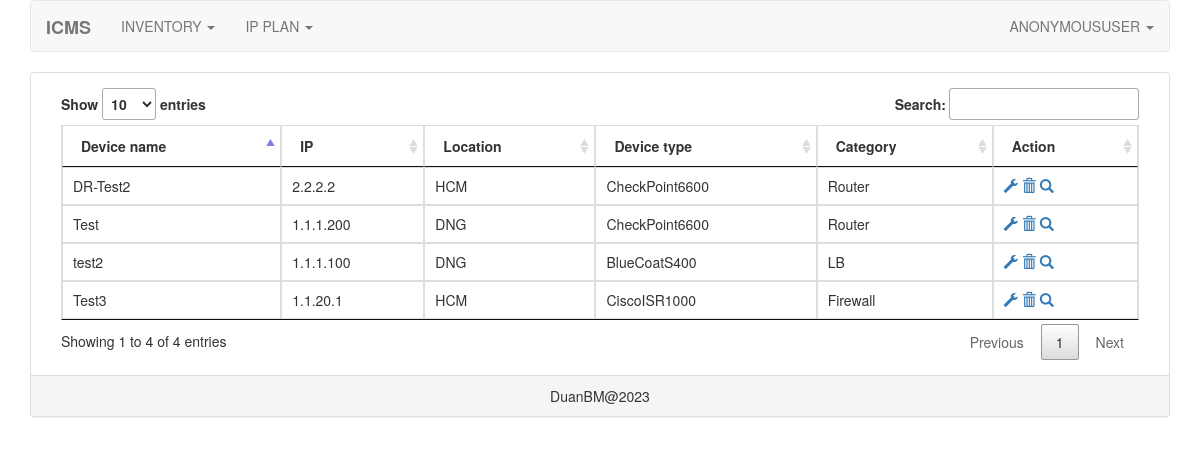
Before: /inventory/list-device with the older database file.
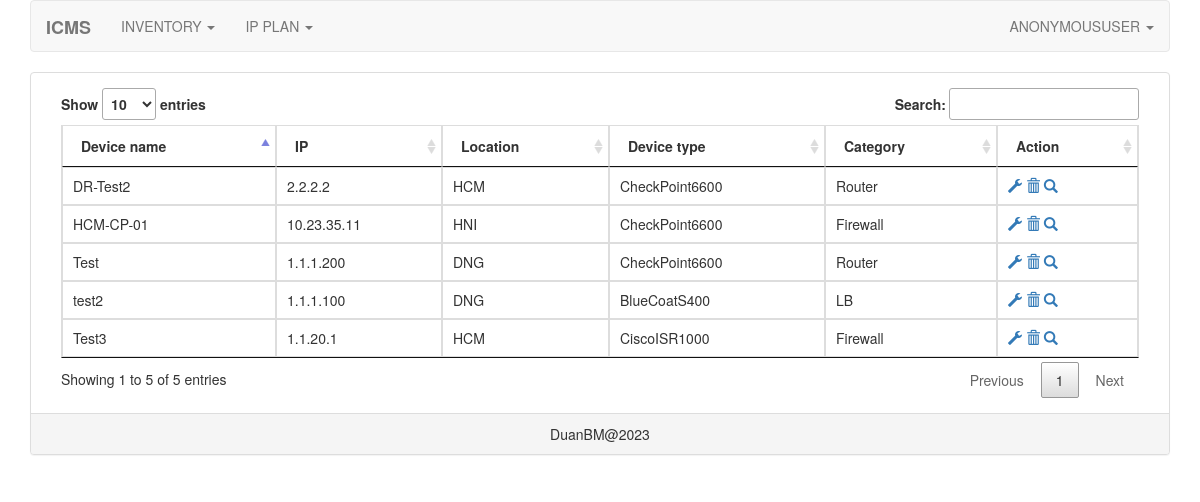
After: the same page with the newer database file.
### inventory/models.py (models this page shows, shortened)
class DeviceBaseInfo(models.Model):
    device_name = models.CharField(max_length=1000)
    device_ip = models.GenericIPAddressField(unique=True)
    device_location = models.ForeignKey('DeviceLocation', on_delete=models.CASCADE)
    device_type = models.ForeignKey('DeviceType', on_delete=models.CASCADE)
    device_category = models.ForeignKey('DeviceCategory', on_delete=models.CASCADE)
    device_vendor = models.ForeignKey('DeviceVendor', on_delete=models.CASCADE)
    device_description = models.CharField(max_length=1000)
    device_creation_time = models.DateTimeField(auto_now=True)
    user_created = models.CharField(max_length=100)

class DeviceLocation(models.Model):
    device_location = models.CharField(max_length=1000, unique=True)
    description = models.CharField(max_length=1000)
    creation_time = models.DateTimeField(auto_now=True)
    user_created = models.CharField(max_length=100)
    def __str__(self):
        return self.device_location

class DeviceType(models.Model):
    device_type = models.CharField(max_length=1000, unique=True)
    description = models.CharField(max_length=1000)
    creation_time = models.DateTimeField(auto_now=True)
    user_created = models.CharField(max_length=100)
    def __str__(self):
        return self.device_type

class DeviceCategory(models.Model):
    device_category = models.CharField(max_length=1000, unique=True)
    description = models.CharField(max_length=1000)
    creation_time = models.DateTimeField(auto_now=True)
    user_created = models.CharField(max_length=100)
    def __str__(self):
        return self.device_category

### inventory/views.py (the view, shortened to what this page needs)
# urls.py: path('list-device', DeviceBaseInfoListView.as_view()),
class DeviceBaseInfoListView(ListView):
    model = DeviceBaseInfo
    context_object_name = 'devices'
    template_name = "list_device.html"

### inventory/templates/list_device.html (shortened to what this page needs)
{% extends 'base.html' %}
{% block content %}
<div class="col-xs-12 col-sm-12 col-md-12 col-lg-12">
    <div class="table-responsive">
        <table class="table table-hover table-bordered" id="list-device-table">
            <thead>
                    <th>Device name</th>
                    <th>IP</th>
                    <th>Location</th>
                    <th>Device type</th>
                    <th>Category</th>
                    <th>Action</th>
            </thead>
            <tbody>
                {% for obj in devices %}
                <tr>
                    <td>{{ obj.device_name }}</td>
                    <td>{{ obj.device_ip }}</td>
                    <td>{{ obj.device_location }}</td>
                    <td>{{ obj.device_type }}</td>
                    <td>{{ obj.device_category }}</td>
                    <td>
                        <a href="/inventory/update-device/{{ obj.id }}"><span class="glyphicon glyphicon-wrench" aria-hidden="true"></span></a>
                        <a data-toggle="modal" href='#delete-device-modal' id="{{ obj.id }}"><span class="glyphicon glyphicon-trash" aria-hidden="true"></span></a>
                        <a href="/inventory/detail-device/{{ obj.id }}"><span class="glyphicon glyphicon-search" aria-hidden="true"></span></a>
                    </td>
                </tr>
                {% endfor %}
            </tbody>
        </table>
    </div>
</div>
{% endblock content %}
{% block css %}
<link rel="stylesheet" href="/static/core/css/jquery-datatable.css">
{% endblock css %}

### core/templates/base.html (shortened to what this page needs)
<!DOCTYPE html>
<html lang="vi">
  <head>
    <link rel="stylesheet" href="/static/core/css/bootstrap.min.css">
    <link rel="stylesheet" href="/static/core/css/core.css">
    {% block css %}{% endblock css %}
  </head>
  <body>
    <div class="container">
      <div class="main-nav">
        <nav class="navbar navbar-default" role="navigation">
          <div class="navbar-header">
            <a class="navbar-brand" href="/"><strong>ICMS</strong></a>
          </div>
          <div class="collapse navbar-collapse navbar-ex1-collapse">
            <ul class="nav navbar-nav">
              <li class="dropdown">
                <a href="#" class="dropdown-toggle" data-toggle="dropdown"
                  role="button" aria-haspopup="true" aria-expanded="false">INVENTORY
                  <span class="caret"></span></a>
              </li>
              <li class="dropdown">
                <a href="#" class="dropdown-toggle" data-toggle="dropdown"
                  role="button" aria-haspopup="true" aria-expanded="false">IP PLAN
                  <span class="caret"></span></a>
              </li>
            </ul>
            <ul class="nav navbar-nav navbar-right">
              <li class="dropdown">
                <a href="#" class="dropdown-toggle" data-toggle="dropdown">{{ request.user| upper }} <b class="caret"></b></a>
              </li>
            </ul>
          </div>
        </nav>
      </div>
      <div class="panel panel-default">
        <div class="panel-body">{% block content %} {% endblock content %}</div>
        <div class="panel-footer"><center>DuanBM@2023</center></div>
      </div>
    </div>
  </body>
</html>

Changed rows visible on the page:
added DeviceBaseInfo: user "ANONYMOUSUSER", device_name "HCM-CP-01", device_ip "10.23.35.11", device_location "HNI", device_type "CheckPoint6600", device_category "Firewall"
Other visible differences:
text written by a page script: "Show entries Search: Showing 1 to 4 of 4 entries Previous 1 Next" → "Show entries Search: Showing 1 to 5 of 5 entries Previous 1 Next"
{{ request.user| upper }}: "ANONYMOUSUSER" → (not shown)
